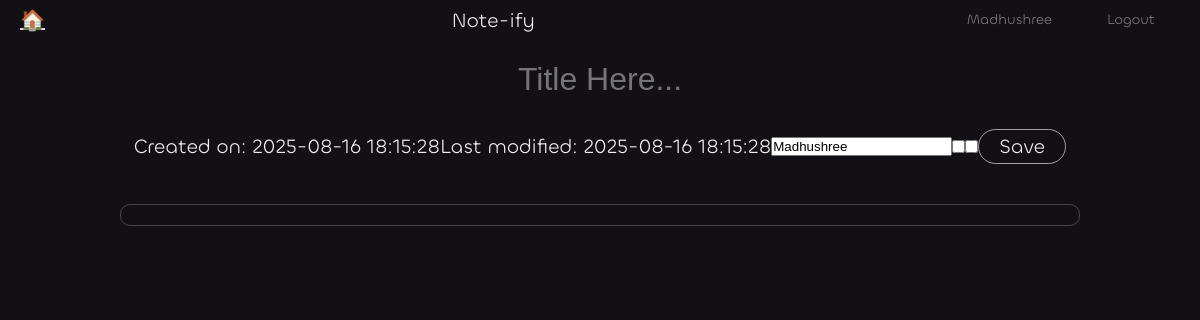
The app's page /Madhushree/2 (signed in), older data.
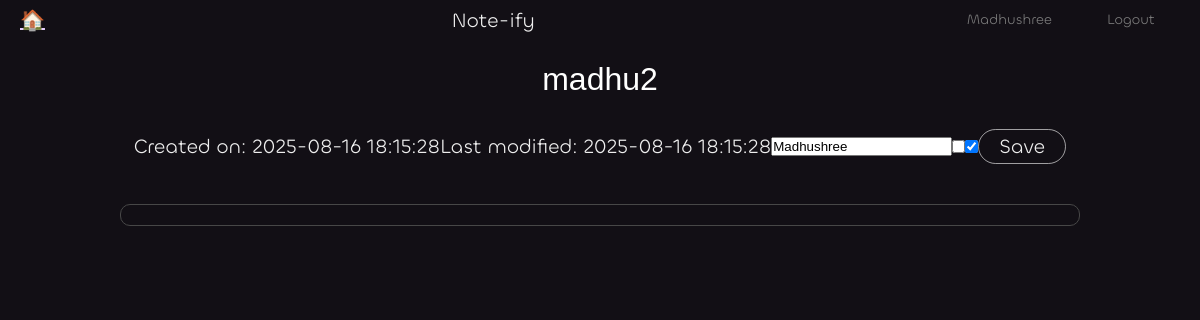
The same page, newer data.
### tables this page shows
CREATE TABLE notes(
    noteid integer  ,
    username char(200),
    title varchar(255),
    content text,
    created_on datetime default current_timestamp,
    modified_on datetime default current_timestamp,
    star boolean default false,
    public boolean default false,
    foreign key (username) references user(username),
    primary key (noteid,username)
);

### main.py (the view)
@app.get("/<string:uname>/<int:note_id>")
def note(note_id,uname):
    username=session.get('username',None)
    if uname == username or handler.get_public(note_id,uname) is not None:
        note = handler.get_note(note_id,uname)
    else:
        note = None
    if not note:
        return redirect(url_for('index'))
    return render_template( "/note.html", note=note )

### handlers/handler.py (called while the page is built)
def get_note(noteid, username):
    conn=sqlite3.connect('noteify.db')
    cur=conn.cursor()
    res=cur.execute("""
    select * from notes where username=? and noteid=?
    """,(username,noteid,))
    arr = res.fetchone()
    conn.close()
    return arr

### main.py (called while the page is built)
@app.before_request
def before_request():
    if request.path not in ['/','/login','/signup']:
        if 'username' not in session:
            return redirect(url_for('login'))

### templates/note.html (shortened to what this page needs)
<!doctype html>
<html>
<head>
    <link rel="stylesheet" href=" {{ url_for( 'static', filename='main.css' ) }} ">
    <link rel="stylesheet" href=" {{ url_for( 'static', filename='note.css' ) }} ">
    <link rel="stylesheet" href="https://esm.sh/prosemirror-view/style/prosemirror.css">
</head>
<body>
    <div class="top_bar">
        <div class="top_container">
            <div class="left_icon">
                <a href="/">🏠</a>
            </div>
            <div class="text">
                <p>Note-ify</p>
            </div>
            {% if not session.get('username') %}
            <div class="right_icons">
                <a href="/login">Login</a>
                <a href="/signup">Signup</a>
            </div>
            {% else %}
            <div class="right_icons">
                <a href="/profile">{{ session.get('username') }}</a>
                <a href="/logout">Logout</a>
            </div>
            {% endif %}
        </div>
    </div>
    <div class="page">
        <div class="title_holder">
            <input type="text" id="note_title" value="{{ note[2] }}" placeholder="Title Here..." maxlength="200" required />
        </div>
        <div class="desc">
            <p>Created on: {{ note[4] }}</p>
            <p>Last modified: {{ note[5] }}</p>
            <input type="text" id="username" value="{{ note[1] }}"  maxlength="200" required />
            <input class="star" id="star" type="checkbox" {{"checked" if note[6] else ""}} />
            <input class="public" id="public" type="checkbox" {{"checked" if note[7] else ""}} />
            <div id="save">Save</div>
        </div>
        <div class="content_holder">
        </div>
    </div>
</body>
</html>

### static/main.css (style rules this page uses)
:root { --yellow: #FFC857; --white: #a6a6a6; --pink: #dab5ff; --violet: #2c1c32; --black: #120f15; }
* { padding: 0; margin: 0; box-sizing: border-box; }
body { display: flex; align-items: center; gap: 10px; width: 100%; min-height: 100vh; flex-direction: column; font-family: "Chillax", consolas; font-size: 20px; background: var(--black); color: #eee; }
.top_container { display: flex; align-items: center; justify-content: space-between; width: 100%; position: sticky; top: 0; }
.right_icons { display: flex; align-items: center; justify-content: center; gap: 5px; }
.right_icons > a { padding: 5px 25px; text-decoration: none; color: #7b7b7b; transition: .2s; font-size: 14px; }
.top_bar { width: 100%; padding: 5px 20px; }
a { color: #e6cdff; }

### static/note.css (style rules this page uses)
.page { width: 100%; display: flex; align-items: center; justify-content: center; flex-direction: column; gap: 10px; }
input#note_title { font-size: 32px; color: #fff; background: none; outline: none; border: none; padding: 10px 20px; width: 100%; text-align: center; border: 1px solid #fff0; transition: .2s ease-out; }
.title_holder { width: 100%; }
.desc { display: flex; align-items: center; justify-content: space-between; flex-direction: row; flex-wrap: wrap; padding: 10px 20px; }
.content_holder { min-height: 1em; min-width: 80%; border: 1px solid #474747; margin-top: 20px; font-size: 20px; line-height: normal; padding: 10px 20px; border-radius: 10px; transition: .2s ease-out; }
div#save { border: 1px solid #fff9; padding: 2px 20px; border-radius: 50px; cursor: pointer; }

Row changes from the older to the newer data that the page shows:
changed notes "Madhushree": title (not shown) → "madhu2"
Text that changed along with them:
form field value: "☐" → "☑"
